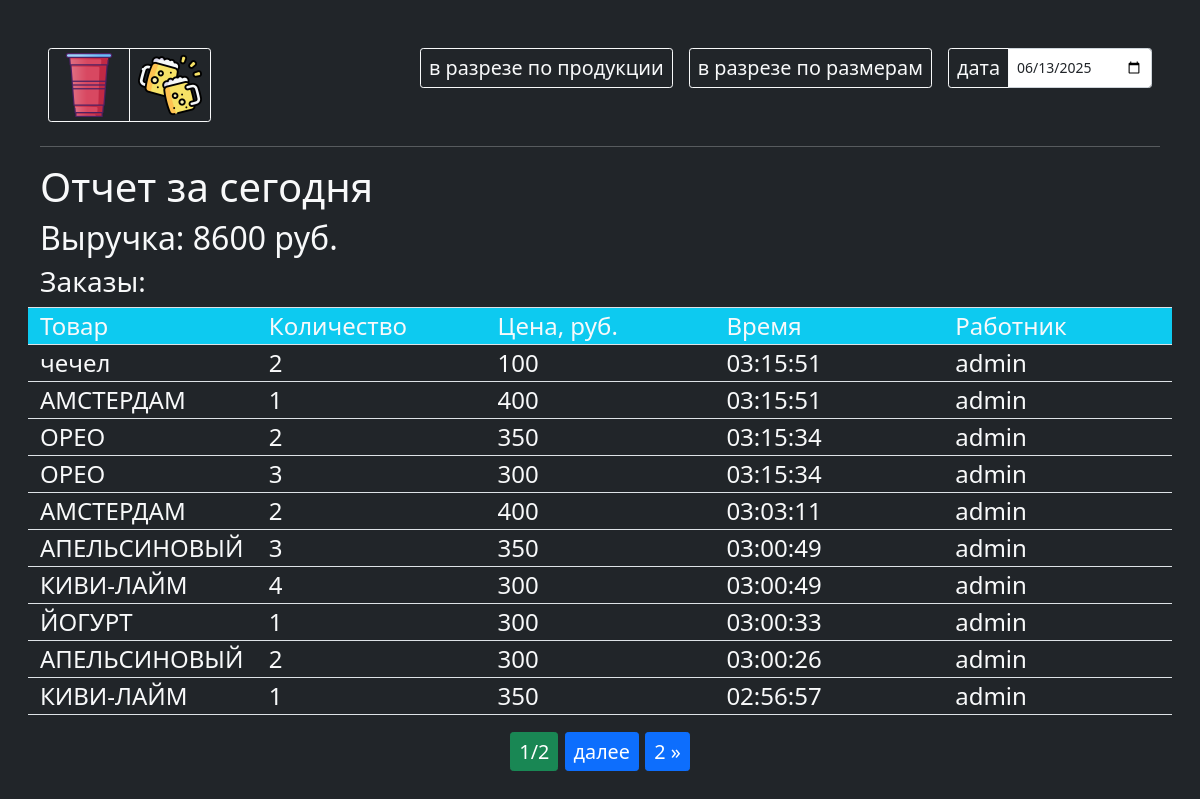
/report/, run on an earlier commit of the app's database.
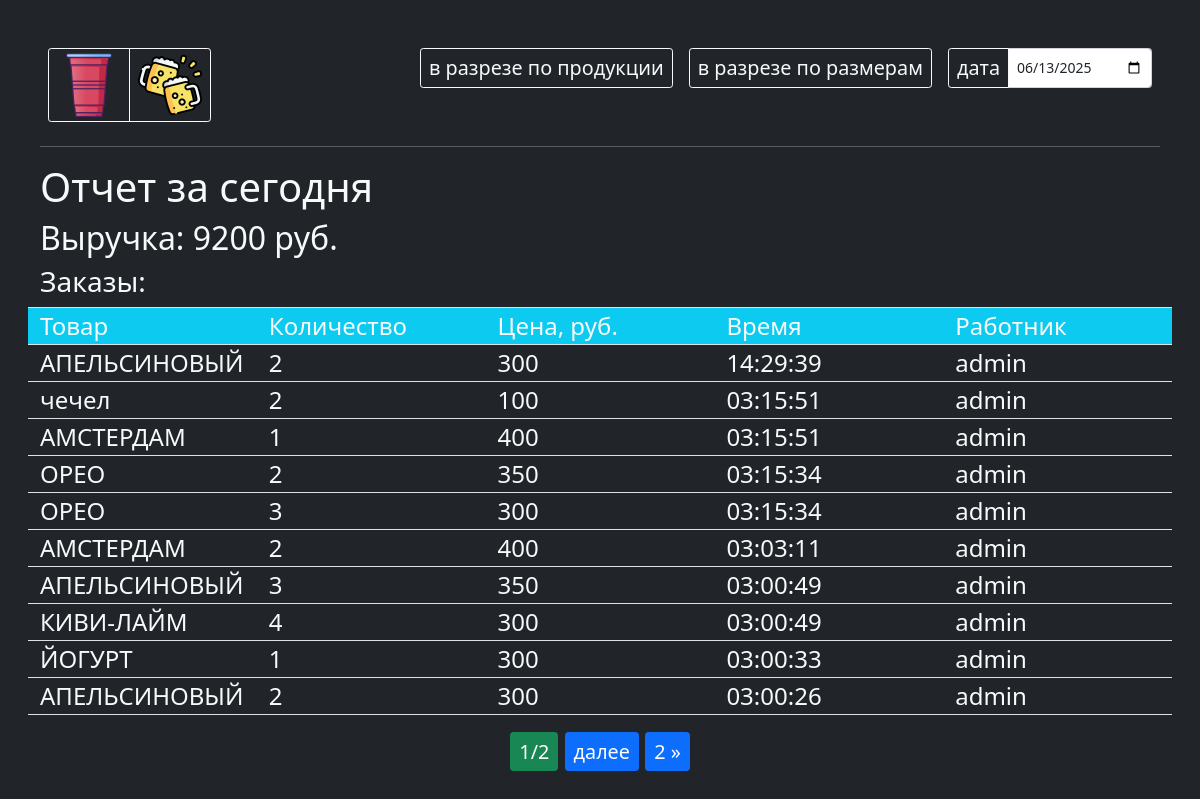
And on a later commit of the database.
### main/models.py (models this page shows, shortened)
class Order(models.Model):
    product = models.ForeignKey(Product, verbose_name='товар', on_delete=models.DO_NOTHING)
    quantity = models.IntegerField('кол-во',default=1)
    created_at = models.DateTimeField('время заказа',auto_now=True)
    user = models.ForeignKey(User, verbose_name='пользователь',on_delete=models.DO_NOTHING)
    class Meta:
        verbose_name = 'заказ'
        verbose_name_plural = 'заказы'
        ordering = ['-created_at']

class Product(models.Model):
    group = models.ForeignKey(CupGroup, verbose_name='группа', on_delete=models.CASCADE, related_name='group_products')
    size = models.ForeignKey(CupSize, verbose_name='размер', on_delete=models.CASCADE, related_name='size_products', blank=True, null=True)
    name = models.CharField('название', max_length=50)
    description = models.TextField('описание')
    price = models.PositiveIntegerField(verbose_name='цена за ед', default=300)
    order_p = models.PositiveSmallIntegerField('порядок', default=0)
    enabled = models.BooleanField('действующая?', default=True)
    class Meta:
        verbose_name = 'товар'
        verbose_name_plural = 'товары'
        ordering = ['group','order_p']

### main/views.py (the view)
# urls.py: path('report/', report, name='report'),
def report(request):
    date_str = request.GET.get('date')
    if date_str:
        date = datetime.strptime(date_str, '%Y-%m-%d').date()
    else:
        date = datetime.now()
    orders = Order.objects.filter(created_at__date=date)
    product_quantities = (
                            orders.values('product__name','product__size__name','product__group__name')  # Группируем по полю 'product'
                            .annotate(
                                total_quantity=Sum('quantity'),
                                total_revenue=Sum(F('quantity') * F('product__price'))
                                )  # Суммируем количество
                            .order_by('product__group__name','-total_quantity')
                        )
    size_quantities = (
                            orders.values('product__group__name','product__size__name')  # Группируем по полю 'product'
                            .annotate(
                                total_quantity=Sum('quantity'),
                                total_revenue=Sum(F('quantity') * F('product__price'))
                                )  # Суммируем количество
                            .order_by('product__group__name','-total_quantity')
                        )
    paginator = Paginator(orders, 10)
    page_number = request.GET.get("page")
    page_obj = paginator.get_page(page_number)
    total_revenue = orders.aggregate(total=Sum(F('quantity') * F('product__price')))['total'] or 0
    context = {
        'title':'отчет',
        'page_obj': page_obj,
        'total_revenue': total_revenue,
        'product_quantities': product_quantities,
        'size_quantities': size_quantities,
        'date': date,
     }
    return render(request,'report.html', context)

### templates/report.html (shortened to what this page needs)
{% extends 'base.html' %}
{% load tz %}
{% load static %}
{% block main %}
<div>
  <div class="btn-group btn-group-sm m-2 mb-2" role="group" aria-label="Basic example" id="role">
    <a href="{% url 'main' 'no_alco' %}" class="btn btn-outline-light"><img src="{% static '/images/cup.png' %}" width="64"></a>
    <a href="{% url 'main' 'alco' %}" class="btn btn-outline-light"><img src="{% static '/images/beer.png' %}" width="64"></a>
  </div>
  <div class="float-end d-flex">
    <button class="m-2 btn btn-sm btn-outline-light" id="cut">в разрезе по продукции</button>
    <button class="m-2 btn btn-sm btn-outline-light" id="cutSize">в разрезе по размерам</button>
    <form class="m-2 input-group input-group-sm">
      <button class="input-group-text btn btn-outline-light" id="inputGroup-sizing-sm" type="submit">дата</button>
      <input type="date" class="form-control" aria-label="Sizing example input" aria-describedby="inputGroup-sizing-sm" name="date" value="{{date|date:'Y-m-d' }}">
    </form>
  </div>
</div>
<hr>
<div>
  <h1>Отчет за сегодня</h1>
  <h2>Выручка: {{ total_revenue }} руб.</h2>
  <h3>Заказы:</h3>
</div>
    <div class="row border-top border-bottom bg-info">
      <div class="col">Товар</div>
      <div class="col">Количество</div>
      <div class="col">Цена, руб.</div>
      <div class="col">Время</div>
      <div class="col">Работник</div>
    </div>
    {% for order in page_obj %}
      <div class="row border-bottom">
        <div class="col">{{ order.product.name }}</div>
        <div class="col">{{ order.quantity }}</div>
        <div class="col">{{ order.product.price }}</div>
        <div class="col">{{ order.created_at|date:"H:i:s" }}</div>
        <div class="col" title="{{order.user.get_full_name}}">{{ order.user }}</div>
      </div>
    {% empty %}
      <p>Нет заказов за сегодня.</p>
    {% endfor %}
    <div class="pagination justify-content-center mt-3 mb-3">
      <span class="step-links">
          <span class="current btn btn-sm btn-success">
              {{ page_obj.number }}/{{ page_obj.paginator.num_pages }}
          </span>
          {% if page_obj.has_next %}
              <a href="?page={{ page_obj.next_page_number }}&date={{ date|date:'Y-m-d' }}" class="btn btn-sm btn-primary">далее</a>
              <a href="?page={{ page_obj.paginator.num_pages }}&date={{ date|date:'Y-m-d' }}" class="btn btn-sm btn-primary">{{ page_obj.paginator.num_pages }} &raquo;</a>
          {% endif %}
      </span>
    </div>
      {% regroup product_quantities by product__group__name as group_list %}
      {% regroup size_quantities by product__group__name as group_list %}
{% endblock %}

What changed in the data, as far as the page shows it:
no longer on this page (row unchanged): Order: product.name "КИВИ-ЛАЙМ", quantity "1", product.price "350", created_at "02:56:57", user "admin"
added Order: product.name "АПЕЛЬСИНОВЫЙ", quantity "2", product.price "300", created_at "14:29:39", user "admin"
Also different on the page:
{{ total_revenue }}: "8600" → "9200"
